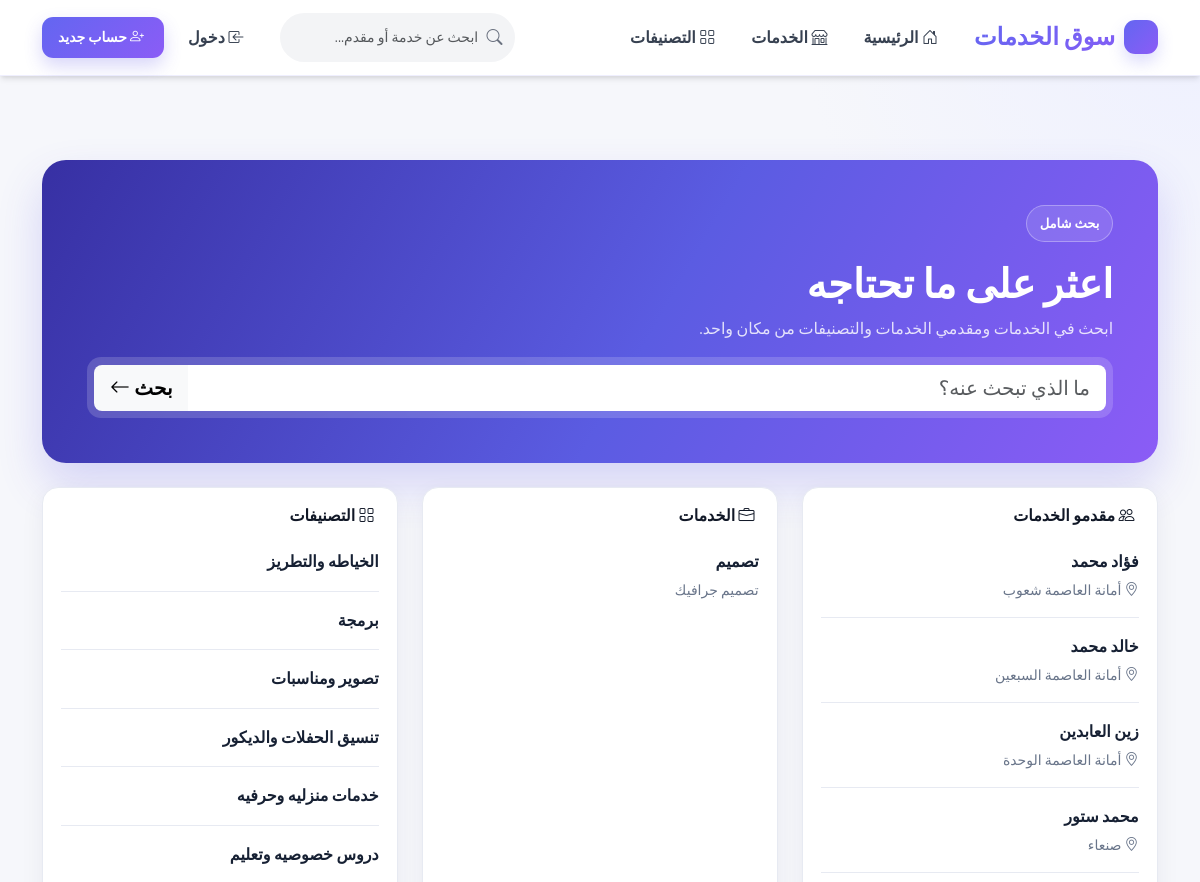
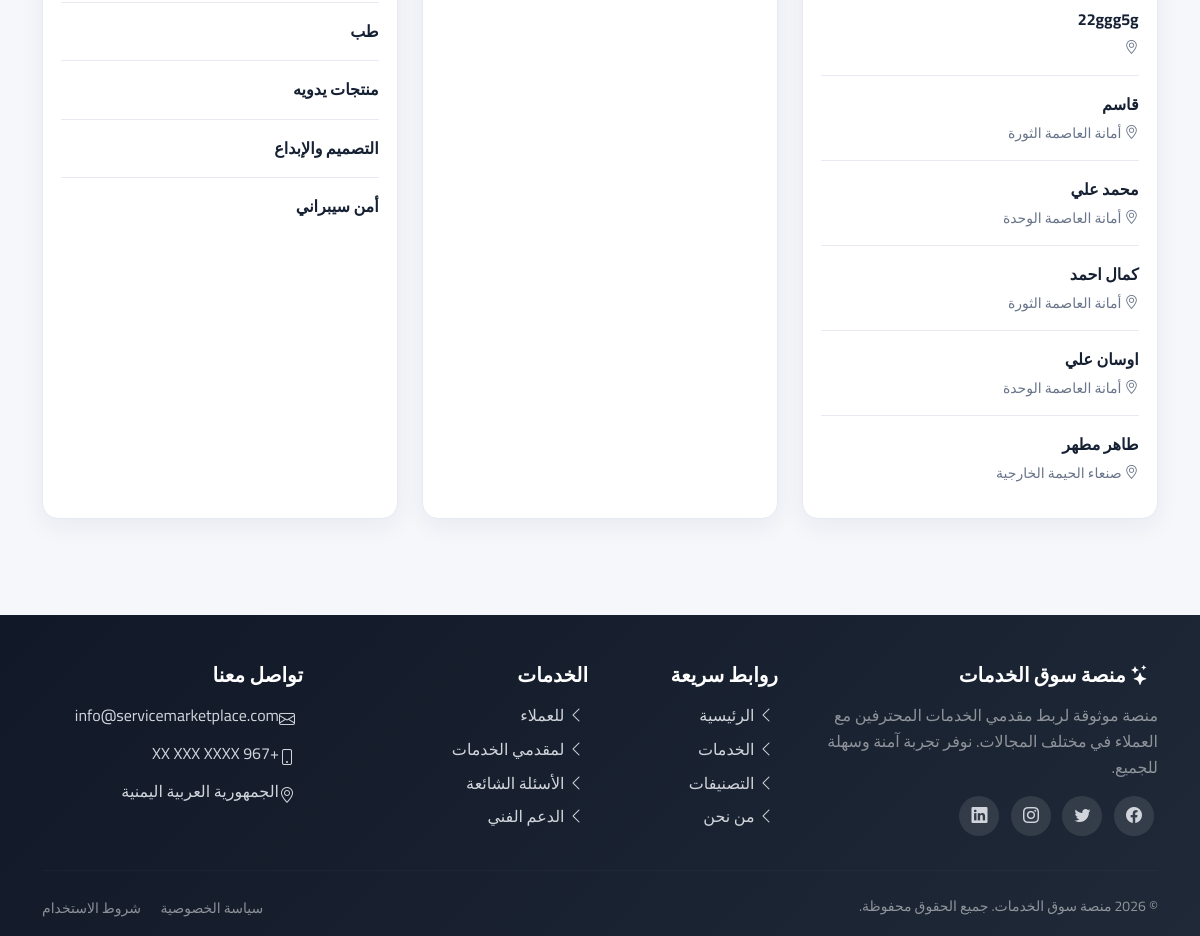
The app's page /marketplace/search/ with its own data (2 pictures, top to bottom).
### apps/accounts/models.py (models this page shows, shortened)
class User(AbstractUser):
    ROLE_CHOICES = (
        ('customer', 'عميل'),
        ('provider', 'مقدم خدمة'),
        ('admin', 'مدير'),
        ('super_admin', 'مدير عام'),
    )
    email = models.EmailField('البريد الإلكتروني', unique=True)
    role = models.CharField('الدور', max_length=20, choices=ROLE_CHOICES, default='customer')
    phone = models.CharField('رقم الجوال', max_length=20, blank=True)
    city = models.CharField('المدينة', max_length=100, blank=True)
    location_city = models.ForeignKey('core.City', on_delete=models.SET_NULL, null=True, blank=True, related_name='users', verbose_name='المدينة المختارة')
    location_district = models.ForeignKey('core.District', on_delete=models.SET_NULL, null=True, blank=True, related_name='users', verbose_name='المديرية المختارة')
    is_verified = models.BooleanField('حساب موثق', default=False)
    is_active = models.BooleanField('حساب نشط', default=True)
    created_at = models.DateTimeField('تاريخ الإنشاء', auto_now_add=True)
    updated_at = models.DateTimeField('تاريخ التحديث', auto_now=True)
    USERNAME_FIELD = 'username'
    REQUIRED_FIELDS = ['email']
    class Meta:
        verbose_name = 'مستخدم'
        verbose_name_plural = 'المستخدمون'
        ordering = ['-created_at']

class ProviderProfile(models.Model):
    user = models.OneToOneField(User, on_delete=models.CASCADE, related_name='provider_profile')
    display_name = models.CharField('اسم العرض', max_length=150, blank=True)
    phone = models.CharField('هاتف العمل', max_length=20, blank=True)
    email = models.EmailField('بريد العمل', blank=True)
    qualifications = models.TextField('المؤهلات', blank=True)
    experience = models.TextField('الخبرات', blank=True)
    bio = models.TextField('نبذة تعريفية', max_length=500, blank=True)
    profile_image = models.ImageField('صورة الملف الشخصي', upload_to='profiles/', blank=True, null=True)
    specialization = models.CharField('التخصص', max_length=100, blank=True,
                                     help_text='مثال: تصميم جرافيك، برمجة ويب، تسويق')
    experience_years = models.PositiveIntegerField('سنوات الخبرة', default=0, db_index=True)
    hourly_rate = models.DecimalField('السعر بالساعة', max_digits=10, decimal_places=2,
                                      null=True, blank=True, help_text='بالريال اليمني')
    address = models.TextField('العنوان', blank=True)
    city = models.CharField('المدينة', max_length=100, blank=True, db_index=True)
    district = models.CharField('المنطقة', max_length=100, blank=True, db_index=True)
    location_city = models.ForeignKey('core.City', on_delete=models.SET_NULL, null=True, blank=True, related_name='provider_profiles', verbose_name='المدينة المختارة')
    location_district = models.ForeignKey('core.District', on_delete=models.SET_NULL, null=True, blank=True, related_name='provider_profiles', verbose_name='المديرية المختارة')
    specializations = models.ManyToManyField('marketplace.Specialization', blank=True, related_name='providers', verbose_name='التخصصات')
    qualification_choices = models.ManyToManyField('marketplace.Qualification', blank=True, related_name='providers', verbose_name='المؤهلات المختارة')
    latitude = models.DecimalField('خط العرض', max_digits=9, decimal_places=6, null=True, blank=True, validators=[MinValueValidator(-90), MaxValueValidator(90)])
    longitude = models.DecimalField('خط الطول', max_digits=9, decimal_places=6, null=True, blank=True, validators=[MinValueValidator(-180), MaxValueValidator(180)])
    service_radius = models.PositiveIntegerField('نطاق الخدمة بالكيلومتر', default=10)
    availability = models.CharField('التوفر', max_length=120, blank=True)
    total_orders = models.PositiveIntegerField('إجمالي الطلبات', default=0)
    completed_orders = models.PositiveIntegerField('الطلبات المكتملة', default=0)
    average_rating = models.DecimalField('متوسط التقييم', max_digits=3, decimal_places=2,
                                         default=0.00, help_text='من 0 إلى 5')
    STATUS_CHOICES = [
        ('pending', 'قيد المراجعة'),
        ('active', 'نشط'),
        ('inactive', 'غير نشط'),
        ('suspended', 'موقوف'),
    ]
    status = models.CharField('حالة الحساب', max_length=20, choices=STATUS_CHOICES, default='inactive', db_index=True)
    VERIFICATION_STATUS_CHOICES = [('unverified','غير موثق'),('pending_review','قيد المراجعة'),('verified','موثق'),('rejected','مرفوض'),('needs_documents','يحتاج مستندات'),('suspended','موقوف')]
    verification_status = models.CharField('حالة التوثيق', max_length=30, choices=VERIFICATION_STATUS_CHOICES, default='unverified', db_index=True)
    verified_by = models.ForeignKey(User, on_delete=models.SET_NULL, null=True, blank=True, related_name='verified_provider_profiles')
    verified_at = models.DateTimeField('وقت التوثيق', null=True, blank=True)
    admin_notes = models.TextField('ملاحظات الإدارة', blank=True)
    is_available = models.BooleanField('متاح لطلبات جديدة', default=True)
    created_at = models.DateTimeField('تاريخ الإنشاء', auto_now_add=True)
    updated_at = models.DateTimeField('تاريخ التحديث', auto_now=True)
    class Meta:
        verbose_name = 'ملف مقدم خدمة'
        verbose_name_plural = 'ملفات مقدمي الخدمات'
        ordering = ['-average_rating', '-completed_orders']
        indexes = [models.Index(fields=['verification_status','city']), models.Index(fields=['status','is_available'])]

### apps/marketplace/models.py (models this page shows, shortened)
class Service(models.Model):
    PRICE_TYPE_CHOICES = [
        ('fixed', 'سعر ثابت'),
        ('hourly', 'بالساعة'),
        ('negotiable', 'قابل للتفاوض'),
    ]
    CURRENCY_CHOICES = [
        ('YER', 'ريال يمني'),
        ('SAR', 'ريال سعودي'),
        ('USD', 'دولار أمريكي'),
    ]
    STATUS_CHOICES = [
        ('pending', 'قيد المراجعة'),
        ('active', 'نشط'),
        ('paused', 'متوقف مؤقتاً'),
        ('closed', 'مغلق'),
    ]
    provider = models.ForeignKey(
        User,
        on_delete=models.CASCADE,
        related_name='services',
        limit_choices_to={'role': 'provider'},
        verbose_name='مقدم الخدمة'
    )
    category = models.ForeignKey(
        Category,
        on_delete=models.SET_NULL,
        null=True,
        related_name='services',
        verbose_name='التصنيف'
    )
    provider_service = models.ForeignKey(
        'ProviderService',
        on_delete=models.PROTECT,
        null=True,
        blank=True,
        related_name='commercial_services',
        verbose_name='اعتماد مقدم الخدمة',
        help_text='الخدمة المركزية المعتمدة التي ينتمي إليها هذا العرض التجاري',
    )
    title = models.CharField(
        max_length=200,
        verbose_name='عنوان الخدمة'
    )
    description = models.TextField(
        verbose_name='وصف الخدمة',
        help_text='اشرح ما تقدمه في هذه الخدمة بالتفصيل'
    )
    price_type = models.CharField(
        max_length=20,
        choices=PRICE_TYPE_CHOICES,
        default='fixed',
        verbose_name='نوع السعر'
    )
    currency = models.CharField(
        max_length=3,
        choices=CURRENCY_CHOICES,
        default='YER',
        verbose_name='العملة'
    )
    price = models.DecimalField(
        max_digits=10,
        decimal_places=2,
        null=True,
        blank=True,
        validators=[MinValueValidator(0)],
        verbose_name='السعر',
        help_text='اترك فارغاً إذا كان قابل للتفاوض'
    )
    delivery_time = models.IntegerField(
        validators=[MinValueValidator(1)],
        verbose_name='مدة التسليم (بالأيام)',
        help_text='كم يوماً تحتاج لإنجاز هذه الخدمة؟'
    )
    image = models.ImageField(
        upload_to='services/%Y/%m/',
        null=True,
        blank=True,
        verbose_name='صورة الخدمة'
    )
    status = models.CharField(
        max_length=20,
        choices=STATUS_CHOICES,
        default='pending',
        verbose_name='الحالة'
    )
    views_count = models.IntegerField(
        default=0,
        verbose_name='عدد المشاهدات'
    )
    orders_count = models.IntegerField(
        default=0,
        verbose_name='عدد الطلبات'
    )
    average_rating = models.DecimalField(
        max_digits=3,
        decimal_places=2,
        default=0,
        validators=[MinValueValidator(0), MaxValueValidator(5)],
        verbose_name='متوسط التقييم'
    )
    is_featured = models.BooleanField(
        default=False,
        verbose_name='خدمة مميزة',
        help_text='ستظهر في الصفحة الرئيسية'
    )
    created_at = models.DateTimeField(
        auto_now_add=True,
        verbose_name='تاريخ الإنشاء'
    )
    updated_at = models.DateTimeField(
        auto_now=True,
        verbose_name='تاريخ التعديل'
    )
    class Meta:
        verbose_name = 'خدمة'
        verbose_name_plural = 'الخدمات'
        ordering = ['-created_at']
        constraints = [models.CheckConstraint(check=models.Q(price__gte=0) | models.Q(price__isnull=True), name='service_price_non_negative')]
        indexes = [
            models.Index(fields=['status', '-created_at']),
            models.Index(fields=['category', 'status']),
            models.Index(fields=['provider', 'status']),
        ]
    def get_absolute_url(self):
        return reverse('marketplace:service_detail', kwargs={'pk': self.pk})

class Category(models.Model):
    name = models.CharField(
        max_length=100,
        unique=True,
        verbose_name='اسم التصنيف'
    )
    slug = models.SlugField(max_length=120, unique=True, null=True, blank=True, verbose_name='الرابط المختصر')
    image = models.ImageField(upload_to='categories/', null=True, blank=True, verbose_name='صورة التصنيف')
    description = models.TextField(
        blank=True,
        verbose_name='الوصف'
    )
    icon = models.CharField(
        max_length=50,
        default='bi-tag',
        verbose_name='الأيقونة',
        help_text='اسم أيقونة Bootstrap Icons (مثل: bi-laptop, bi-brush)'
    )
    parent = models.ForeignKey(
        'self',
        on_delete=models.CASCADE,
        null=True,
        blank=True,
        related_name='subcategories',
        verbose_name='التصنيف الأب'
    )
    is_active = models.BooleanField(
        default=True,
        verbose_name='نشط'
    )
    order = models.IntegerField(
        default=0,
        verbose_name='الترتيب',
        help_text='الأرقام الأصغر تظهر أولاً'
    )
    created_at = models.DateTimeField(
        auto_now_add=True,
        verbose_name='تاريخ الإنشاء'
    )
    updated_at = models.DateTimeField(
        auto_now=True,
        verbose_name='تاريخ التعديل'
    )
    class Meta:
        verbose_name = 'تصنيف'
        verbose_name_plural = 'التصنيفات'
        ordering = ['order', 'name']
        indexes = [models.Index(fields=['is_active','order']), models.Index(fields=['slug'])]
    def __str__(self):
        return self.name
    def get_absolute_url(self):
        return reverse('marketplace:category_detail', kwargs={'pk': self.pk})

### apps/marketplace/views.py (the view, shortened to what this page needs)
# urls.py: path('search/', views.GlobalSearchView.as_view(), name='global_search'),
class GlobalSearchView(TemplateView):
    template_name='marketplace/global_search.html'
    def get_context_data(self, **kwargs):
        from django.core.paginator import Paginator
        from .search import filter_public_services, filter_public_categories, filter_public_providers
        context=super().get_context_data(**kwargs)
        q=self.request.GET.get('q','').strip()
        context['q']=q
        context['services']=filter_public_services(self.request.GET)[:10]
        context['categories']=filter_public_categories(self.request.GET)[:10]
        context['providers']=filter_public_providers(self.request.GET)
        if not isinstance(context['providers'], list): context['providers']=context['providers'][:10]
        return context

### apps/marketplace/templates/marketplace/global_search.html (shortened to what this page needs)
{% extends 'base.html' %}
{% block content %}
<div class="container py-5">
  <section class="search-hero mb-4"><span class="eyebrow">بحث شامل</span><h1>اعثر على ما تحتاجه</h1><p>ابحث في الخدمات ومقدمي الخدمات والتصنيفات من مكان واحد.</p><form method="get" class="input-group input-group-lg"><input class="form-control" name="q" value="{{ q }}" aria-label="مصطلح البحث" placeholder="ما الذي تبحث عنه؟"><button class="btn btn-light">بحث <i class="bi bi-arrow-left"></i></button></form></section>
  <div class="row g-4">
    <div class="col-lg-4"><section class="search-result-column"><h2><i class="bi bi-people ms-1"></i> مقدمو الخدمات</h2>{% for provider in providers %}<a class="search-result-item" href="{% url 'accounts:provider_detail' provider.pk %}"><strong>{{ provider.provider_profile.display_name|default:provider.username }}</strong><small><i class="bi bi-geo-alt"></i> {{ provider.provider_profile.city }} {{ provider.provider_profile.district }}</small></a>{% empty %}<p class="text-muted small pt-3">لا توجد نتائج.</p>{% endfor %}</section></div>
    <div class="col-lg-4"><section class="search-result-column"><h2><i class="bi bi-briefcase ms-1"></i> الخدمات</h2>{% for service in services %}<a class="search-result-item" href="{{ service.get_absolute_url }}"><strong>{{ service.title }}</strong><small>{{ service.category }}</small></a>{% empty %}<p class="text-muted small pt-3">لا توجد نتائج.</p>{% endfor %}</section></div>
    <div class="col-lg-4"><section class="search-result-column"><h2><i class="bi bi-grid ms-1"></i> التصنيفات</h2>{% for category in categories %}<a class="search-result-item" href="{{ category.get_absolute_url }}"><strong>{{ category.name }}</strong></a>{% empty %}<p class="text-muted small pt-3">لا توجد نتائج.</p>{% endfor %}</section></div>
  </div>
</div>
{% endblock %}

### records on screen
User: provider_profile.display_name "فؤاد محمد", provider_profile.city "أمانة العاصمة", provider_profile.district "شعوب"
User: provider_profile.display_name "خالد محمد", provider_profile.city "أمانة العاصمة", provider_profile.district "السبعين"
User: provider_profile.display_name "زين العابدين", provider_profile.city "أمانة العاصمة", provider_profile.district "الوحدة"
User: provider_profile.display_name "محمد ستور", provider_profile.district "صنعاء"
User: provider_profile.display_name "22ggg5g"
User: provider_profile.display_name "قاسم", provider_profile.city "أمانة العاصمة", provider_profile.district "الثورة"
User: provider_profile.display_name "محمد علي", provider_profile.city "أمانة العاصمة", provider_profile.district "الوحدة"
User: provider_profile.display_name "كمال احمد", provider_profile.city "أمانة العاصمة", provider_profile.district "الثورة"
User: provider_profile.display_name "اوسان علي", provider_profile.city "أمانة العاصمة", provider_profile.district "الوحدة"
User: provider_profile.display_name "طاهر مطهر", provider_profile.city "صنعاء", provider_profile.district "الحيمة الخارجية"
Service: title "تصميم", category "تصميم جرافيك"
Category: name "الخياطه والتطريز"
Category: name "برمجة"
Category: name "تصوير ومناسبات"
Category: name "تنسيق الحفلات والديكور"
Category: name "خدمات منزليه وحرفيه"
Category: name "دروس خصوصيه وتعليم"
Category: name "طب"
Category: name "منتجات يدويه"
Category: name "التصميم والإبداع"
Category: name "أمن سيبراني"
